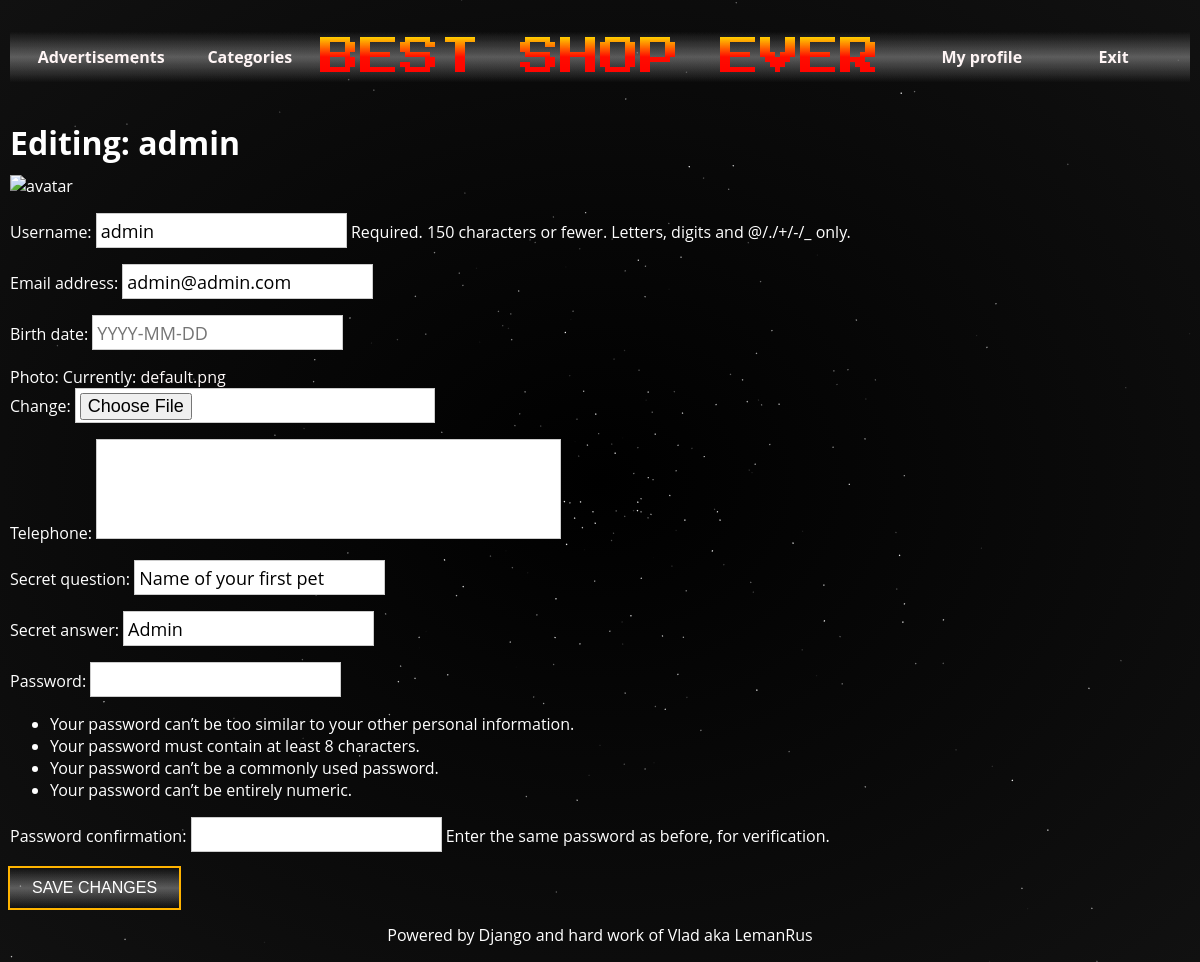
The app's page /user-1/edit/ (signed in) with its own data.
### core/models.py (models this page shows, shortened)
class CustomUser(AbstractUser):
    birth_date = models.DateField(blank=True, null=True, validators=[validate_birth_date,])
    photo = models.ImageField(upload_to=user_profile_photo_path, default='default.png')
    telephone = PhoneField(blank=True)
    email = models.EmailField("email address", blank=False)
    secret_question = models.CharField(blank=False, max_length=150, default='Name of your first pet')
    secret_answer = models.CharField(blank=False, max_length=50)
    def __str__(self):
        return f"{self.username}"

### core/views.py (the view, shortened to what this page needs)
# urls.py: path('user-<int:user_id>/edit/', views.ProfileEditView.as_view(), name="profile_edit"),
class ProfileEditView(UpdateView):
    model = CustomUser
    template_name = 'core/edit_profile.html'
    pk_url_kwarg = 'user_id'
    context_object_name = 'profile'
    form_class = SignupForm
    def dispatch(self, request, *args, **kwargs):
        obj = self.get_object()
        if obj != request.user:
            raise Http404('You are not allowed to edit profile that is not yours')
        return super().dispatch(request, *args, **kwargs)

### core/forms.py
class SignupForm(UserCreationForm, UserActions):
    class Meta:
        model = CustomUser
        fields = ('username', 'email', 'birth_date', 'photo', 'telephone', 'secret_question', 'secret_answer')
        widgets = {
            'birth_date': forms.TextInput(attrs={'placeholder': 'YYYY-MM-DD'}),
        }

### core/templates/core/edit_profile.html (shortened to what this page needs)
{% extends 'ads/base.html' %}
{% block content %}
    <h1>Editing: {{profile}}</h1>
    <img src="{{profile.avatar.url}}" alt="avatar">
    <form method="post" enctype="multipart/form-data">
        {{ form.as_p }}
        <button type="submit">Save changes</button>
    </form>
{% endblock content %}

### ads/static/ads/css/style.css (style rules this page uses)
* { box-sizing: border-box }
a { text-decoration: none; color: snow; }
body { background: radial-gradient(#000, #111), #000; min-height: 100%; font-family: 'Open Sans', 'Arial', sans-serif; font-weight: 400; font-size: 16px; line-height: 22px; color: white; max-width: 1180px; margin: auto; }
button, .button { mix-blend-mode: hard-light; background: linear-gradient(gray, darkgray, gray); color: #fff; outline: gold 2px solid; display: inline-block; padding: 9px 22px; font-size: 16px; line-height: 22px; text-align: center; text-decoration: none; text-transform: uppercase; border: none; cursor: pointer; }
input, textarea { resize: none; outline: none; background: #FFFFFF; border: 1px solid rgba(0, 0, 0, 0.2); padding: 4px; font-size: 18px; line-height: 25px; font-family: 'Open Sans', 'Arial', sans-serif; height: 35px; }
textarea { height: 100px; }

### records on screen
CustomUser: username "admin", email "admin@admin.com", secret_question "Name of your first pet", secret_answer "Admin"
